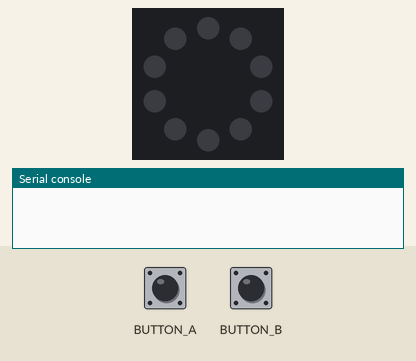
This program was run on a simulated Circuit Playground running CircuitPython. On the bench: the board's ring of 10 RGB LEDs (number 0 left of the top, counting anticlockwise), the last lines printed to the serial console. Inputs (shaded band) come from the test bench. Dim RGB values are drawn brighter than linear.

Above: at 1.2 s.
1.3 s: button A pressed for 0.15 s
At 1.6 s:
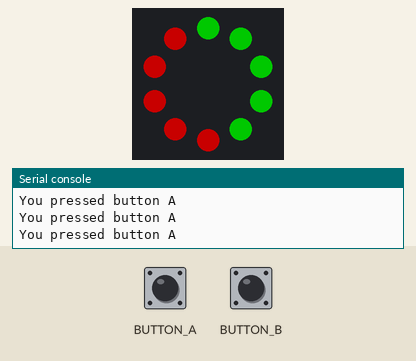
2.9 s: button B pressed for 0.15 s
At 4.1 s:
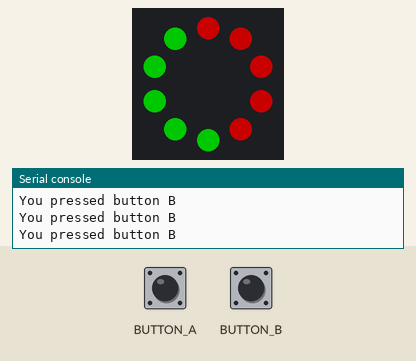
4.5 s: BUTTON_A (button A) driven HIGH and BUTTON_B (button B) driven HIGH
At 4.69 s:
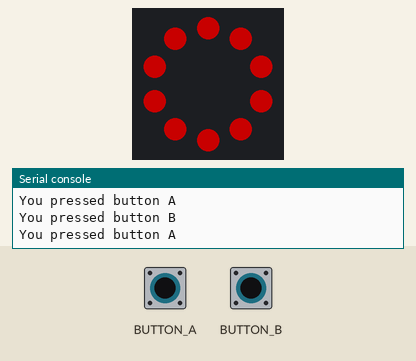
7.5 s: button A released
9.0 s: button A held down
At 10.19 s:
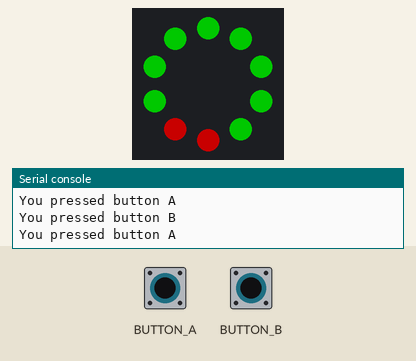
Timing chart, 0 to 12.0 s (numbered marks = the images above; inputs shaded):
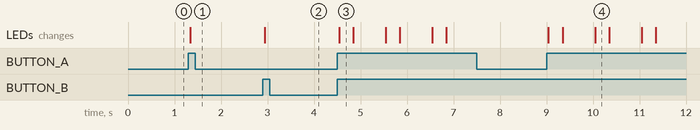

The program:

lesson03-neopixels_buttons.py
```python
from adafruit_circuitplayground.express import cpx
from time import sleep

while True:
    if cpx.button_a:
        print("You pressed button A")
        # make the first 5 leds red and the rest green
        for i in range(0,5):
            cpx.pixels[i] = (100,0,0)
        for i in range(5,10):
            cpx.pixels[i] = (0,100,0)
    if cpx.button_b:
        print("You pressed button B")
        # make the first 5 leds green and the rest red
        for i in range(0,5):
            cpx.pixels[i] = (0,100,0)
        for i in range(5,10):
            cpx.pixels[i] = (100,0,0)
```

Measured:
- after the input at 1.3 s, the LEDs: change at once (image 1)
- after the input at 2.9 s, the LEDs: change at once (image 2)
- after the input at 4.5 s, the LEDs: change at once (image 3)
- after the input at 9.0 s, the LEDs: first change at once (image 4 shows a later state)
